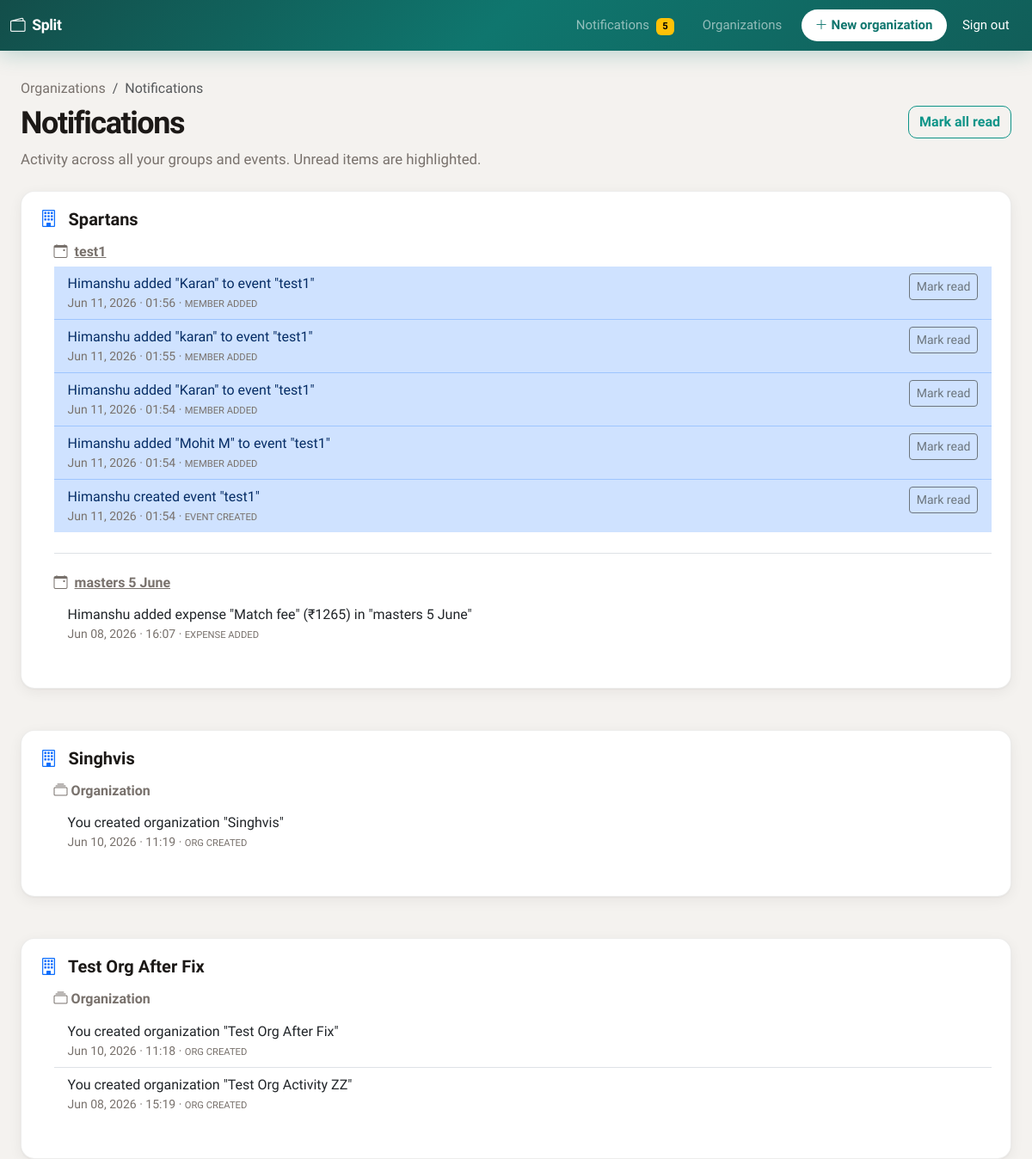
The app's page /notifications (signed in, upper part), older data.
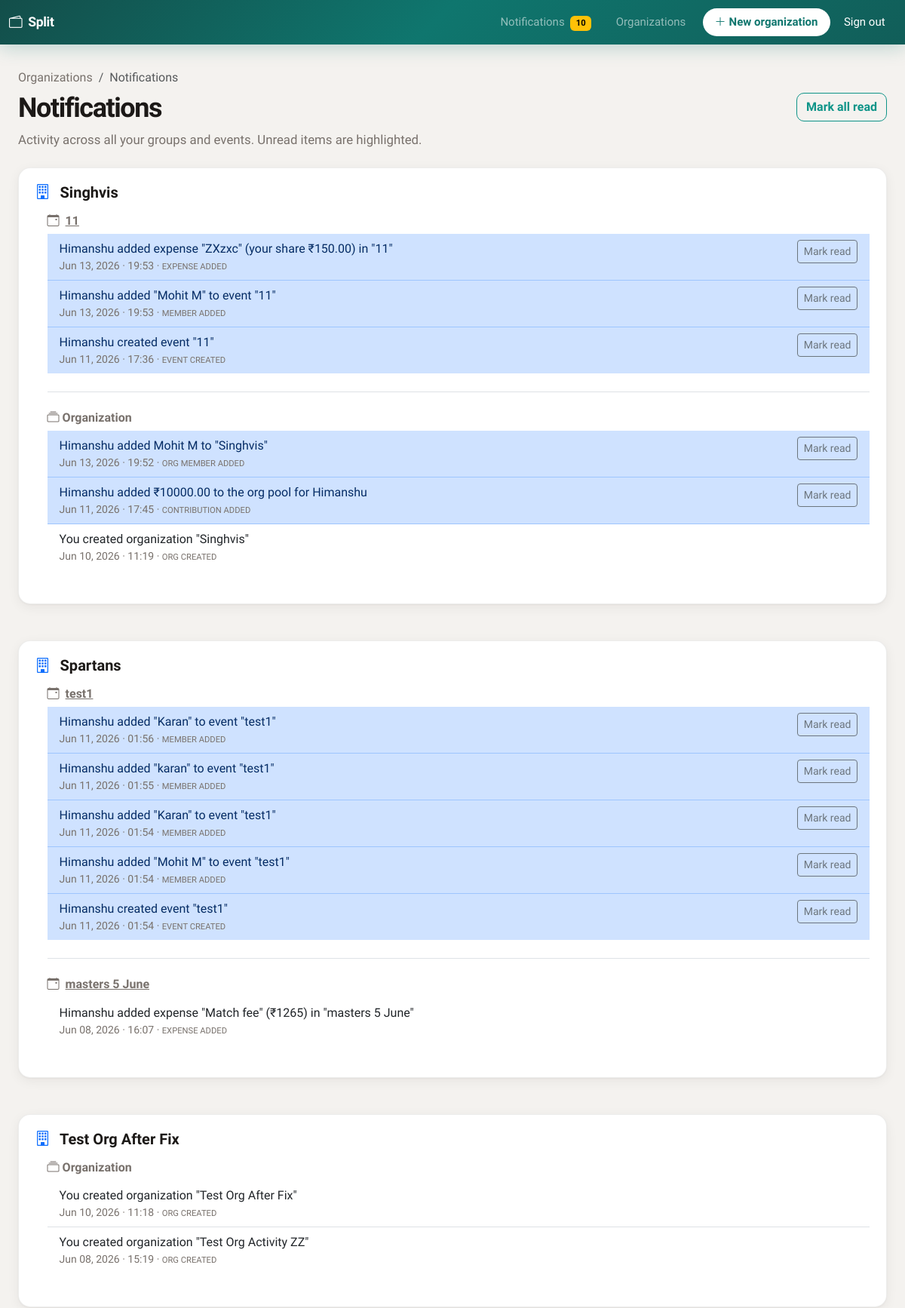
The same page, newer data.
### app/models.py (models this page shows)
class Organization(Base):
    __tablename__ = "organizations"
    id: Mapped[int] = mapped_column(primary_key=True, autoincrement=True)
    name: Mapped[str] = mapped_column(String(200), nullable=False)
    created_by_user_id: Mapped[int | None] = mapped_column(
        ForeignKey("users.id"), nullable=True, index=True
    )
    created_at: Mapped[datetime] = mapped_column(DateTime, default=datetime.utcnow)
    members: Mapped[list["OrganizationMember"]] = relationship(
        back_populates="organization", cascade="all, delete-orphan"
    )
    events: Mapped[list["Event"]] = relationship(
        back_populates="organization", cascade="all, delete-orphan"
    )
    org_contributions: Mapped[list["OrganizationContribution"]] = relationship(
        back_populates="organization", cascade="all, delete-orphan"
    )

class Event(Base):
    __tablename__ = "events"
    id: Mapped[int] = mapped_column(primary_key=True, autoincrement=True)
    organization_id: Mapped[int] = mapped_column(
        ForeignKey("organizations.id"), nullable=False
    )
    name: Mapped[str] = mapped_column(String(200), nullable=False)
    created_by_user_id: Mapped[int | None] = mapped_column(
        ForeignKey("users.id"), nullable=True, index=True
    )
    created_at: Mapped[datetime] = mapped_column(DateTime, default=datetime.utcnow)
    organization: Mapped["Organization"] = relationship(back_populates="events")
    members: Mapped[list["Member"]] = relationship(
        back_populates="event", cascade="all, delete-orphan"
    )
    expenses: Mapped[list["Expense"]] = relationship(
        back_populates="event", cascade="all, delete-orphan"
    )

class Activity(Base):
    __tablename__ = "activities"
    id: Mapped[int] = mapped_column(primary_key=True, autoincrement=True)
    recipient_user_id: Mapped[int] = mapped_column(ForeignKey("users.id"), nullable=False)
    organization_id: Mapped[int | None] = mapped_column(
        ForeignKey("organizations.id"), nullable=True, index=True
    )
    event_id: Mapped[int | None] = mapped_column(
        ForeignKey("events.id"), nullable=True, index=True
    )
    actor_user_id: Mapped[int | None] = mapped_column(ForeignKey("users.id"), nullable=True)
    kind: Mapped[str] = mapped_column(String(64), nullable=False)
    summary: Mapped[str] = mapped_column(String(500), nullable=False)
    read_at: Mapped[datetime | None] = mapped_column(DateTime, nullable=True)
    created_at: Mapped[datetime] = mapped_column(DateTime, default=datetime.utcnow)
    recipient: Mapped["User"] = relationship(
        "User",
        foreign_keys=[recipient_user_id],
        back_populates="activities_received",
    )
    actor: Mapped["User | None"] = relationship(
        "User",
        foreign_keys=[actor_user_id],
        back_populates="activities_sent",
    )

### app/routers/web.py (the view)
@router.get("/notifications", response_class=HTMLResponse)
def page_notifications(request: Request, db: Session = Depends(get_db)):
    uid = require_session_user(request)
    if isinstance(uid, RedirectResponse):
        return uid
    rows = activity_service.list_for_user(db, uid, limit=400)
    grouped = activity_service.group_activities_hierarchy(db, rows)
    return templates.TemplateResponse(
        request,
        "notifications.html",
        {
            "title": "Notifications",
            "grouped": grouped,
            "activities": rows,
        },
    )

### templates/notifications.html (shortened to what this page needs)
{% extends "base.html" %}
{% block content %}
<nav class="et-breadcrumb mb-2" aria-label="breadcrumb">
  <ol class="breadcrumb small mb-0">
    <li class="breadcrumb-item"><a href="/orgs">Organizations</a></li>
    <li class="breadcrumb-item active" aria-current="page">Notifications</li>
  </ol>
</nav>
<header class="mb-4 d-flex flex-wrap justify-content-between align-items-start gap-3">
  <div>
    <h1 class="et-hero-title mb-2">Notifications</h1>
    <p class="et-hero-lead mb-0">Activity across all your groups and events. Unread items are highlighted.</p>
  </div>
  {% if activities %}
  <form method="post" action="/notifications/read-all">
    <button type="submit" class="btn btn-outline-primary">Mark all read</button>
  </form>
  {% endif %}
</header>
{% if not grouped %}
<div class="et-empty">
  <div class="et-empty-icon"><i class="bi bi-bell"></i></div>
  <p class="et-muted mb-0">No activity yet. Create organizations, events, and expenses to see updates here.</p>
</div>
{% else %}
  {% for org in grouped %}
  <section class="mb-5 et-card">
    <div class="et-card-body">
      <h2 class="h5 fw-bold mb-3">
        <i class="bi bi-building me-2 text-primary"></i>
        <a href="/orgs/{{ org.organization_id }}" class="text-reset text-decoration-none">{{ org.organization_name }}</a>
      </h2>
      {% for eg in org.event_groups %}
      <div class="ms-md-3 mb-4 {% if not loop.last %}border-bottom pb-4{% endif %}">
        <h3 class="h6 fw-semibold et-muted mb-2">
          {% if eg.event_id %}
          <i class="bi bi-calendar-event me-1"></i>
          <a href="/events/{{ eg.event_id }}" class="text-reset">{{ eg.event_name }}</a>
          {% else %}
          <i class="bi bi-collection me-1"></i>{{ eg.event_name }}
          {% endif %}
        </h3>
        <ul class="list-group list-group-flush">
          {% for a in eg.activities %}
          <li class="list-group-item d-flex flex-wrap justify-content-between align-items-start gap-2 {% if not a.read_at %}list-group-item-primary bg-opacity-10{% endif %}">
            <div class="flex-grow-1 min-w-0">
              <p class="mb-0">{{ a.summary }}</p>
              <p class="small et-muted mb-0">{{ a.created_at.strftime('%b %d, %Y · %H:%M') }} · <span class="text-uppercase" style="font-size: 0.7rem;">{{ a.kind | replace('_', ' ') }}</span></p>
            </div>
            {% if not a.read_at %}
            <form method="post" action="/notifications/{{ a.id }}/read" class="flex-shrink-0">
              <button type="submit" class="btn btn-sm btn-outline-secondary">Mark read</button>
            </form>
            {% endif %}
          </li>
          {% endfor %}
        </ul>
      </div>
      {% endfor %}
    </div>
  </section>
  {% endfor %}
{% endif %}
{% endblock %}

Row changes from the older to the newer data that the page shows:
shown differently, row unchanged: Organization "Singhvis": moves up the list
added Event: event_name "11", shown under Organization "Singhvis"
added Activity: summary "Himanshu added expense \"ZXzxc\" (your share ₹150.00) in \"11\"", created_at "Jun 13, 2026 · 19:53", kind "EXPENSE ADDED", shown under "11"
added Activity: summary "Himanshu added \"Mohit M\" to event \"11\"", created_at "Jun 13, 2026 · 19:53", kind "MEMBER ADDED", shown under "11"
added Activity: summary "Himanshu created event \"11\"", created_at "Jun 11, 2026 · 17:36", kind "EVENT CREATED", shown under "11"
added Activity: summary "Himanshu added Mohit M to \"Singhvis\"", created_at "Jun 13, 2026 · 19:52", kind "ORG MEMBER ADDED", shown under Organization "Singhvis"
added Activity: summary "Himanshu added ₹10000.00 to the org pool for Himanshu", created_at "Jun 11, 2026 · 17:45", kind "CONTRIBUTION ADDED", shown under Organization "Singhvis"
Text that changed along with them:
{{ request.state.unread_notifications }}: "5" → "10"
